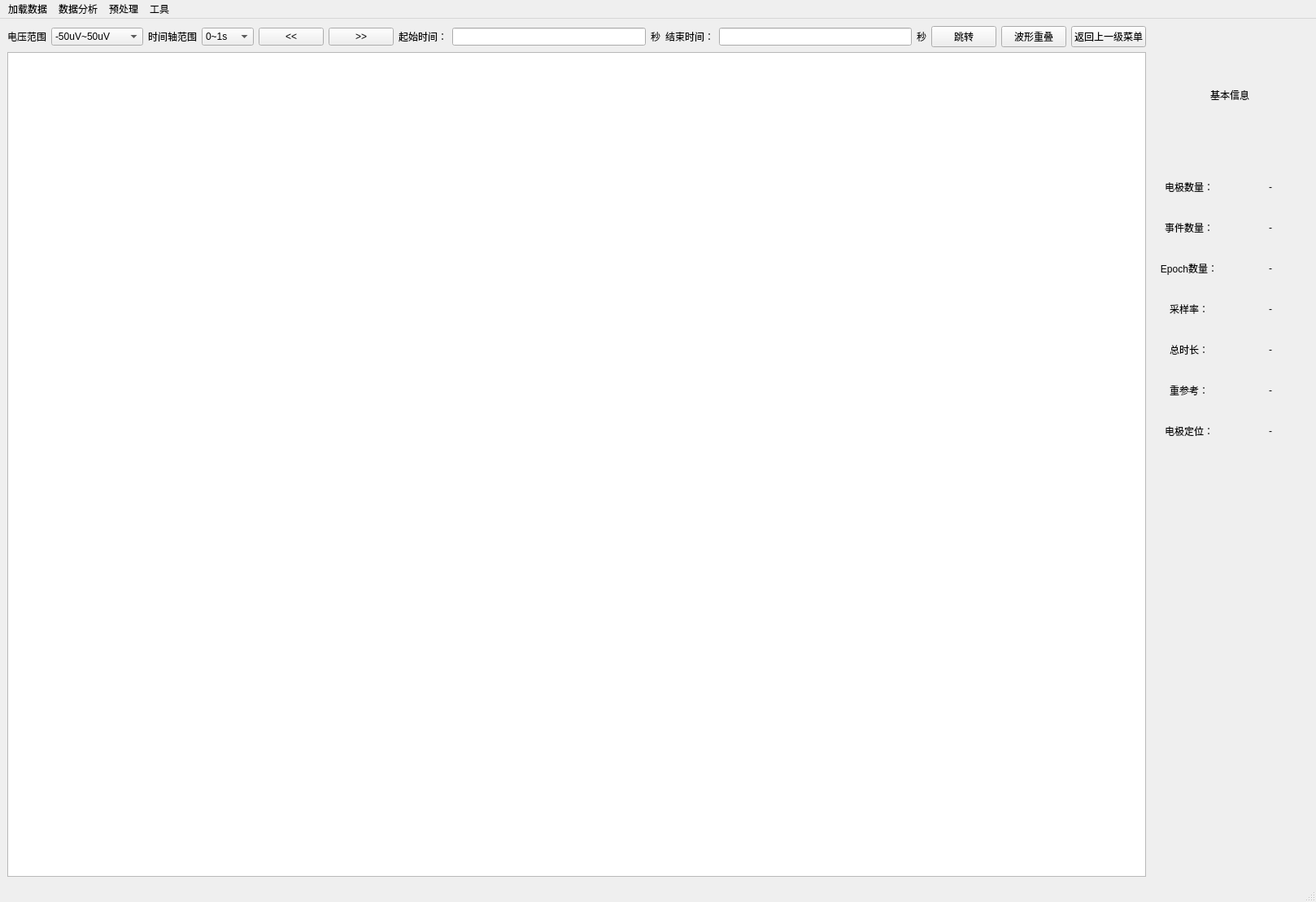
<?xml version="1.0" encoding="UTF-8"?>
<ui version="4.0">
 <class>PreprocessWindow</class>
 <widget class="QMainWindow" name="PreprocessWindow">
  <property name="geometry">
   <rect>
    <x>0</x>
    <y>0</y>
    <width>1618</width>
    <height>1109</height>
   </rect>
  </property>
  <property name="windowTitle">
   <string>MainWindow</string>
  </property>
  <widget class="QWidget" name="centralwidget">
   <layout class="QFormLayout" name="formLayout">
    <item row="0" column="0">
     <layout class="QVBoxLayout" name="verticalLayout">
      <item>
       <layout class="QHBoxLayout" name="horizontalLayout">
        <item>
         <widget class="QLabel" name="label_2">
          <property name="text">
           <string>电压范围</string>
          </property>
          <property name="alignment">
           <set>Qt::AlignCenter</set>
          </property>
         </widget>
        </item>
        <item>
         <widget class="QComboBox" name="comboBox_2">
          <item>
           <property name="text">
            <string>-50uV~50uV</string>
           </property>
          </item>
          <item>
           <property name="text">
            <string>-100uV~100uV</string>
           </property>
          </item>
          <item>
           <property name="text">
            <string>-200uV~200uV</string>
           </property>
          </item>
         </widget>
        </item>
        <item>
         <widget class="QLabel" name="label">
          <property name="text">
           <string>时间轴范围</string>
          </property>
         </widget>
        </item>
        <item>
         <widget class="QComboBox" name="comboBox">
          <item>
           <property name="text">
            <string>0~1s</string>
           </property>
          </item>
          <item>
           <property name="text">
            <string>0~5s</string>
           </property>
          </item>
          <item>
           <property name="text">
            <string>0~10s</string>
           </property>
          </item>
         </widget>
        </item>
        <item>
         <widget class="QPushButton" name="pushButton_2">
          <property name="text">
           <string>&lt;&lt;</string>
          </property>
         </widget>
        </item>
        <item>
         <widget class="QPushButton" name="pushButton_3">
          <property name="text">
           <string>&gt;&gt;</string>
          </property>
         </widget>
        </item>
        <item>
         <widget class="QLabel" name="label_18">
          <property name="text">
           <string>起始时间：</string>
          </property>
         </widget>
        </item>
        <item>
         <widget class="QLineEdit" name="lineEdit"/>
        </item>
        <item>
         <widget class="QLabel" name="label_19">
          <property name="text">
           <string>秒</string>
          </property>
         </widget>
        </item>
        <item>
         <widget class="QLabel" name="label_20">
          <property name="text">
           <string>结束时间：</string>
          </property>
         </widget>
        </item>
        <item>
         <widget class="QLineEdit" name="lineEdit_2"/>
        </item>
        <item>
         <widget class="QLabel" name="label_21">
          <property name="text">
           <string>秒</string>
          </property>
         </widget>
        </item>
        <item>
         <widget class="QPushButton" name="pushButton_4">
          <property name="text">
           <string>跳转</string>
          </property>
         </widget>
        </item>
        <item>
         <widget class="QPushButton" name="pushButton_5">
          <property name="text">
           <string>波形重叠</string>
          </property>
         </widget>
        </item>
        <item>
         <widget class="QPushButton" name="pushButton">
          <property name="text">
           <string>返回上一级菜单</string>
          </property>
         </widget>
        </item>
       </layout>
      </item>
      <item>
       <widget class="QListWidget" name="listWidget">
        <property name="minimumSize">
         <size>
          <width>1400</width>
          <height>900</height>
         </size>
        </property>
       </widget>
      </item>
     </layout>
    </item>
    <item row="0" column="1">
     <layout class="QVBoxLayout" name="verticalLayout_3">
      <item>
       <layout class="QVBoxLayout" name="verticalLayout_2">
        <item>
         <widget class="QLabel" name="label_3">
          <property name="text">
           <string>基本信息</string>
          </property>
          <property name="alignment">
           <set>Qt::AlignCenter</set>
          </property>
         </widget>
        </item>
        <item>
         <layout class="QHBoxLayout" name="horizontalLayout_2">
          <item>
           <widget class="QLabel" name="label_4">
            <property name="maximumSize">
             <size>
              <width>135</width>
              <height>44</height>
             </size>
            </property>
            <property name="text">
             <string>电极数量：</string>
            </property>
            <property name="alignment">
             <set>Qt::AlignCenter</set>
            </property>
           </widget>
          </item>
          <item>
           <widget class="QLabel" name="label_5">
            <property name="maximumSize">
             <size>
              <width>134</width>
              <height>44</height>
             </size>
            </property>
            <property name="text">
             <string>-</string>
            </property>
            <property name="alignment">
             <set>Qt::AlignCenter</set>
            </property>
           </widget>
          </item>
         </layout>
        </item>
        <item>
         <layout class="QHBoxLayout" name="horizontalLayout_3">
          <item>
           <widget class="QLabel" name="label_6">
            <property name="maximumSize">
             <size>
              <width>135</width>
              <height>44</height>
             </size>
            </property>
            <property name="text">
             <string>事件数量：</string>
            </property>
            <property name="alignment">
             <set>Qt::AlignCenter</set>
            </property>
           </widget>
          </item>
          <item>
           <widget class="QLabel" name="label_7">
            <property name="maximumSize">
             <size>
              <width>134</width>
              <height>44</height>
             </size>
            </property>
            <property name="text">
             <string>-</string>
            </property>
            <property name="alignment">
             <set>Qt::AlignCenter</set>
            </property>
           </widget>
          </item>
         </layout>
        </item>
        <item>
         <layout class="QHBoxLayout" name="horizontalLayout_4">
          <item>
           <widget class="QLabel" name="label_8">
            <property name="maximumSize">
             <size>
              <width>135</width>
              <height>44</height>
             </size>
            </property>
            <property name="text">
             <string>Epoch数量：</string>
            </property>
            <property name="alignment">
             <set>Qt::AlignCenter</set>
            </property>
           </widget>
          </item>
          <item>
           <widget class="QLabel" name="label_9">
            <property name="maximumSize">
             <size>
              <width>134</width>
              <height>44</height>
             </size>
            </property>
            <property name="text">
             <string>-</string>
            </property>
            <property name="alignment">
             <set>Qt::AlignCenter</set>
            </property>
           </widget>
          </item>
         </layout>
        </item>
        <item>
         <layout class="QHBoxLayout" name="horizontalLayout_5">
          <item>
           <widget class="QLabel" name="label_10">
            <property name="maximumSize">
             <size>
              <width>135</width>
              <height>44</height>
             </size>
            </property>
            <property name="text">
             <string>采样率：</string>
            </property>
            <property name="alignment">
             <set>Qt::AlignCenter</set>
            </property>
           </widget>
          </item>
          <item>
           <widget class="QLabel" name="label_11">
            <property name="maximumSize">
             <size>
              <width>134</width>
              <height>44</height>
             </size>
            </property>
            <property name="text">
             <string>-</string>
            </property>
            <property name="alignment">
             <set>Qt::AlignCenter</set>
            </property>
           </widget>
          </item>
         </layout>
        </item>
        <item>
         <layout class="QHBoxLayout" name="horizontalLayout_6">
          <item>
           <widget class="QLabel" name="label_12">
            <property name="maximumSize">
             <size>
              <width>135</width>
              <height>44</height>
             </size>
            </property>
            <property name="text">
             <string>总时长：</string>
            </property>
            <property name="alignment">
             <set>Qt::AlignCenter</set>
            </property>
           </widget>
          </item>
          <item>
           <widget class="QLabel" name="label_13">
            <property name="maximumSize">
             <size>
              <width>134</width>
              <height>44</height>
             </size>
            </property>
            <property name="text">
             <string>-</string>
            </property>
            <property name="alignment">
             <set>Qt::AlignCenter</set>
            </property>
           </widget>
          </item>
         </layout>
        </item>
        <item>
         <layout class="QHBoxLayout" name="horizontalLayout_7">
          <item>
           <widget class="QLabel" name="label_14">
            <property name="maximumSize">
             <size>
              <width>135</width>
              <height>44</height>
             </size>
            </property>
            <property name="text">
             <string>重参考：</string>
            </property>
            <property name="alignment">
             <set>Qt::AlignCenter</set>
            </property>
           </widget>
          </item>
          <item>
           <widget class="QLabel" name="label_15">
            <property name="maximumSize">
             <size>
              <width>134</width>
              <height>44</height>
             </size>
            </property>
            <property name="text">
             <string>-</string>
            </property>
            <property name="alignment">
             <set>Qt::AlignCenter</set>
            </property>
           </widget>
          </item>
         </layout>
        </item>
        <item>
         <layout class="QHBoxLayout" name="horizontalLayout_8">
          <item>
           <widget class="QLabel" name="label_16">
            <property name="maximumSize">
             <size>
              <width>135</width>
              <height>44</height>
             </size>
            </property>
            <property name="text">
             <string>电极定位：</string>
            </property>
            <property name="alignment">
             <set>Qt::AlignCenter</set>
            </property>
           </widget>
          </item>
          <item>
           <widget class="QLabel" name="label_17">
            <property name="maximumSize">
             <size>
              <width>134</width>
              <height>44</height>
             </size>
            </property>
            <property name="text">
             <string>-</string>
            </property>
            <property name="alignment">
             <set>Qt::AlignCenter</set>
            </property>
           </widget>
          </item>
         </layout>
        </item>
       </layout>
      </item>
      <item>
       <widget class="QWidget" name="widget" native="true"/>
      </item>
     </layout>
    </item>
   </layout>
  </widget>
  <widget class="QMenuBar" name="menubar">
   <property name="geometry">
    <rect>
     <x>0</x>
     <y>0</y>
     <width>1618</width>
     <height>25</height>
    </rect>
   </property>
   <widget class="QMenu" name="menu">
    <property name="title">
     <string>加载数据</string>
    </property>
    <widget class="QMenu" name="menu_2">
     <property name="title">
      <string>从外界...</string>
     </property>
     <addaction name="actionedf"/>
     <addaction name="actioneeg_2"/>
    </widget>
    <addaction name="actionlocalFile"/>
    <addaction name="menu_2"/>
   </widget>
   <widget class="QMenu" name="menu_3">
    <property name="title">
     <string>数据分析</string>
    </property>
    <addaction name="actionPSD"/>
    <addaction name="actionWigner"/>
    <addaction name="actionDWT"/>
   </widget>
   <widget class="QMenu" name="menu_4">
    <property name="title">
     <string>预处理</string>
    </property>
    <addaction name="actionDJDW"/>
    <addaction name="actionFIR"/>
    <addaction name="actionspilt"/>
    <addaction name="actionre_sampling"/>
    <addaction name="actionbaseline"/>
   </widget>
   <widget class="QMenu" name="menu_7">
    <property name="title">
     <string>工具</string>
    </property>
    <addaction name="actionrenameMotage"/>
    <addaction name="actionbadData"/>
    <addaction name="actionbadChannel"/>
    <addaction name="actionICA"/>
   </widget>
   <addaction name="menu"/>
   <addaction name="menu_3"/>
   <addaction name="menu_4"/>
   <addaction name="menu_7"/>
  </widget>
  <widget class="QStatusBar" name="statusbar"/>
  <action name="actionlocalFile">
   <property name="text">
    <string>从本程序...</string>
   </property>
  </action>
  <action name="actionedf">
   <property name="text">
    <string>.edf/.edf+</string>
   </property>
  </action>
  <action name="actionbdf">
   <property name="text">
    <string>bdf</string>
   </property>
  </action>
  <action name="actioneeg">
   <property name="text">
    <string>eeg</string>
   </property>
  </action>
  <action name="actioneeg_2">
   <property name="text">
    <string>.eeg(brainvision)</string>
   </property>
  </action>
  <action name="actionFIR">
   <property name="text">
    <string>滤波（FIR）</string>
   </property>
  </action>
  <action name="actionhighPass">
   <property name="text">
    <string>高通</string>
   </property>
  </action>
  <action name="actionnotch">
   <property name="text">
    <string>陷波</string>
   </property>
  </action>
  <action name="actionbadChannel">
   <property name="text">
    <string>插值坏导</string>
   </property>
  </action>
  <action name="actionbadData">
   <property name="text">
    <string>剔除坏段</string>
   </property>
  </action>
  <action name="actionresampling">
   <property name="text">
    <string>降采样</string>
   </property>
  </action>
  <action name="actionautoRejection">
   <property name="text">
    <string>自动剔除</string>
   </property>
  </action>
  <action name="actionICA">
   <property name="text">
    <string>ICA剔除伪迹</string>
   </property>
  </action>
  <action name="actionrenameMotage">
   <property name="text">
    <string>电极重命名</string>
   </property>
  </action>
  <action name="actioneeg_vhdr">
   <property name="text">
    <string>eeg(.vhdr)</string>
   </property>
  </action>
  <action name="actionPSD">
   <property name="text">
    <string>PSD（功率谱估计）</string>
   </property>
  </action>
  <action name="actionDJDW">
   <property name="text">
    <string>电极定位</string>
   </property>
  </action>
  <action name="actionspilt">
   <property name="text">
    <string>数据分段</string>
   </property>
  </action>
  <action name="actionre_sampling">
   <property name="text">
    <string>重参考</string>
   </property>
  </action>
  <action name="actionbaseline">
   <property name="text">
    <string>基线校正</string>
   </property>
  </action>
  <action name="actionDWT">
   <property name="text">
    <string>DWT（小波变换）</string>
   </property>
  </action>
  <action name="actionWigner">
   <property name="text">
    <string>WVD（维格纳-费力分布）</string>
   </property>
  </action>
 </widget>
 <resources/>
 <connections/>
</ui>
